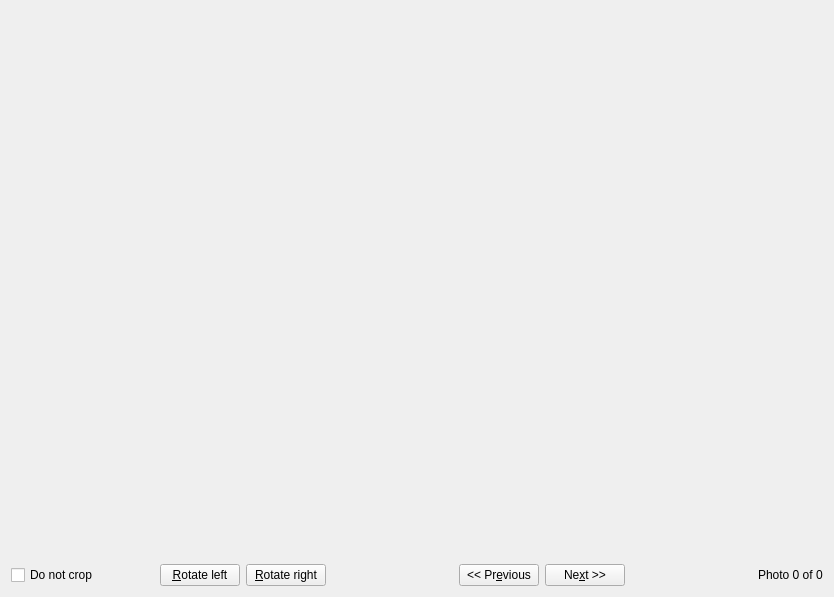
<?xml version="1.0" encoding="UTF-8"?>
<ui version="4.0">
 <class>AdvPrintCropPage</class>
 <widget class="QWidget" name="AdvPrintCropPage">
  <property name="geometry">
   <rect>
    <x>0</x>
    <y>0</y>
    <width>834</width>
    <height>597</height>
   </rect>
  </property>
  <layout class="QGridLayout" name="gridLayout">
   <item row="1" column="0">
    <layout class="QVBoxLayout" name="verticalLayout" stretch="10,1">
     <item>
      <widget class="DigikamGenericPrintCreatorPlugin::AdvPrintCropFrame" name="cropFrame" native="true">
       <property name="sizePolicy">
        <sizepolicy hsizetype="Preferred" vsizetype="Preferred">
         <horstretch>0</horstretch>
         <verstretch>0</verstretch>
        </sizepolicy>
       </property>
       <property name="minimumSize">
        <size>
         <width>0</width>
         <height>201</height>
        </size>
       </property>
       <property name="whatsThis">
        <string>Move the box in order to crop photos so that they fit inside the photo sizes you have given.  
You can crop each image differently, or just click the 'Next' button to use the default crop 
setting for each photo.
Enable &quot;Do not crop&quot; to avoid cropping all of the photos.</string>
       </property>
      </widget>
     </item>
     <item>
      <layout class="QHBoxLayout" name="horizontalLayout">
       <item>
        <widget class="QCheckBox" name="m_disableCrop">
         <property name="whatsThis">
          <string>Do not crop photos, just scale them.</string>
         </property>
         <property name="text">
          <string>Do not crop</string>
         </property>
        </widget>
       </item>
       <item>
        <spacer name="horizontalSpacer">
         <property name="orientation">
          <enum>Qt::Horizontal</enum>
         </property>
         <property name="sizeHint" stdset="0">
          <size>
           <width>40</width>
           <height>20</height>
          </size>
         </property>
        </spacer>
       </item>
       <item>
        <widget class="QPushButton" name="BtnCropRotateLeft">
         <property name="toolTip">
          <string>Rotate photo to the left</string>
         </property>
         <property name="whatsThis">
          <string>Rotate photo to the left</string>
         </property>
         <property name="text">
          <string>&amp;Rotate left</string>
         </property>
        </widget>
       </item>
       <item>
        <widget class="QPushButton" name="BtnCropRotateRight">
         <property name="toolTip">
          <string>Rotate photo to the right</string>
         </property>
         <property name="whatsThis">
          <string>Rotate photo to the right</string>
         </property>
         <property name="text">
          <string>&amp;Rotate right</string>
         </property>
        </widget>
       </item>
       <item>
        <spacer>
         <property name="orientation">
          <enum>Qt::Horizontal</enum>
         </property>
         <property name="sizeType">
          <enum>QSizePolicy::Expanding</enum>
         </property>
         <property name="sizeHint" stdset="0">
          <size>
           <width>127</width>
           <height>16</height>
          </size>
         </property>
        </spacer>
       </item>
       <item>
        <widget class="QPushButton" name="BtnCropPrev">
         <property name="toolTip">
          <string>Previous photo</string>
         </property>
         <property name="whatsThis">
          <string>Previous photo</string>
         </property>
         <property name="text">
          <string>&lt;&lt; Pr&amp;evious</string>
         </property>
        </widget>
       </item>
       <item>
        <widget class="QPushButton" name="BtnCropNext">
         <property name="toolTip">
          <string>Next photo</string>
         </property>
         <property name="whatsThis">
          <string>Next photo</string>
         </property>
         <property name="text">
          <string>Ne&amp;xt &gt;&gt;</string>
         </property>
        </widget>
       </item>
       <item>
        <spacer>
         <property name="orientation">
          <enum>Qt::Horizontal</enum>
         </property>
         <property name="sizeType">
          <enum>QSizePolicy::Expanding</enum>
         </property>
         <property name="sizeHint" stdset="0">
          <size>
           <width>127</width>
           <height>16</height>
          </size>
         </property>
        </spacer>
       </item>
       <item>
        <widget class="QLabel" name="LblCropPhoto">
         <property name="sizePolicy">
          <sizepolicy hsizetype="MinimumExpanding" vsizetype="Fixed">
           <horstretch>0</horstretch>
           <verstretch>0</verstretch>
          </sizepolicy>
         </property>
         <property name="text">
          <string>Photo 0 of 0</string>
         </property>
         <property name="wordWrap">
          <bool>false</bool>
         </property>
        </widget>
       </item>
      </layout>
     </item>
    </layout>
   </item>
  </layout>
 </widget>
 <customwidgets>
  <customwidget>
   <class>DigikamGenericPrintCreatorPlugin::AdvPrintCropFrame</class>
   <extends>QWidget</extends>
   <header>advprintcropframe.h</header>
   <container>1</container>
  </customwidget>
 </customwidgets>
 <resources/>
 <connections/>
</ui>
